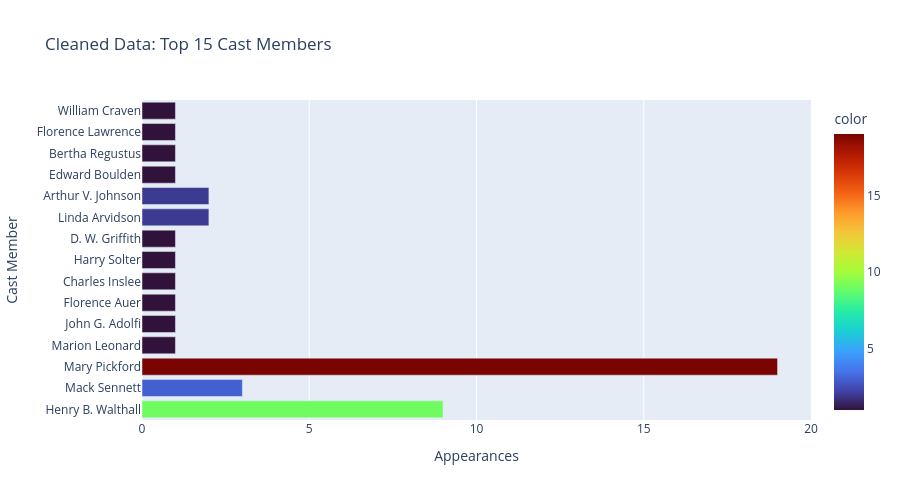

Notebook code cell kept with this figure:
### Code cell
top_actors = pd.Series(actor_counter).head(15)
fig = px.bar(
    top_actors, orientation="h",
    title="Cleaned Data: Top 15 Cast Members",
    labels={"index": "Cast Member", "value": "Appearances"},
    color=top_actors.values,
    color_continuous_scale="Turbo"
)
fig.update_layout(height=500, yaxis=dict(autorange="reversed"))
fig.show()

### Figure 1 — Plotly figure (JSON) as saved in the notebook; plotly's stock layout.template omitted (floating-point values rounded to 4 significant figures)
{"data": [{"hovertemplate": "Appearances=%{x}<br>Cast Member=%{y}<br>color=%{marker.color}<extra></extra>", "legendgroup": "", "marker": {"color": [1, 1, 1, 1, 2, 2, 1, 1, 1, 1, 1, 1, 19, 3, 9], "coloraxis": "coloraxis", "pattern": {"shape": ""}}, "name": "", "orientation": "h", "showlegend": false, "textposition": "auto", "type": "bar", "x": [1, 1, 1, 1, 2, 2, 1, 1, 1, 1, 1, 1, 19, 3, 9], "xaxis": "x", "y": ["William Craven", "Florence Lawrence", "Bertha Regustus", "Edward Boulden", "Arthur V. Johnson", "Linda Arvidson", "D. W. Griffith", "Harry Solter", "Charles Inslee", "Florence Auer", "John G. Adolfi", "Marion Leonard", "Mary Pickford", "Mack Sennett", "Henry B. Walthall"], "yaxis": "y"}], "layout": {"barmode": "relative", "coloraxis": {"autocolorscale": false, "colorbar": {"title": {"text": "color"}}, "colorscale": [[0.0, "#30123b"], [0.07143, "#4145ab"], [0.1429, "#4675ed"], [0.2143, "#39a2fc"], [0.2857, "#1bcfd4"], [0.3571, "#24eca6"], [0.4286, "#61fc6c"], [0.5, "#a4fc3b"], [0.5714, "#d1e834"], [0.6429, "#f3c63a"], [0.7143, "#fe9b2d"], [0.7857, "#f36315"], [0.8571, "#d93806"], [0.9286, "#b11901"], [1.0, "#7a0402"]]}, "height": 500, "legend": {"tracegroupgap": 0}, "title": {"text": "Cleaned Data: Top 15 Cast Members"}, "xaxis": {"anchor": "y", "domain": [0.0, 1.0], "title": {"text": "Appearances"}}, "yaxis": {"anchor": "x", "autorange": "reversed", "domain": [0.0, 1.0], "title": {"text": "Cast Member"}}}}
